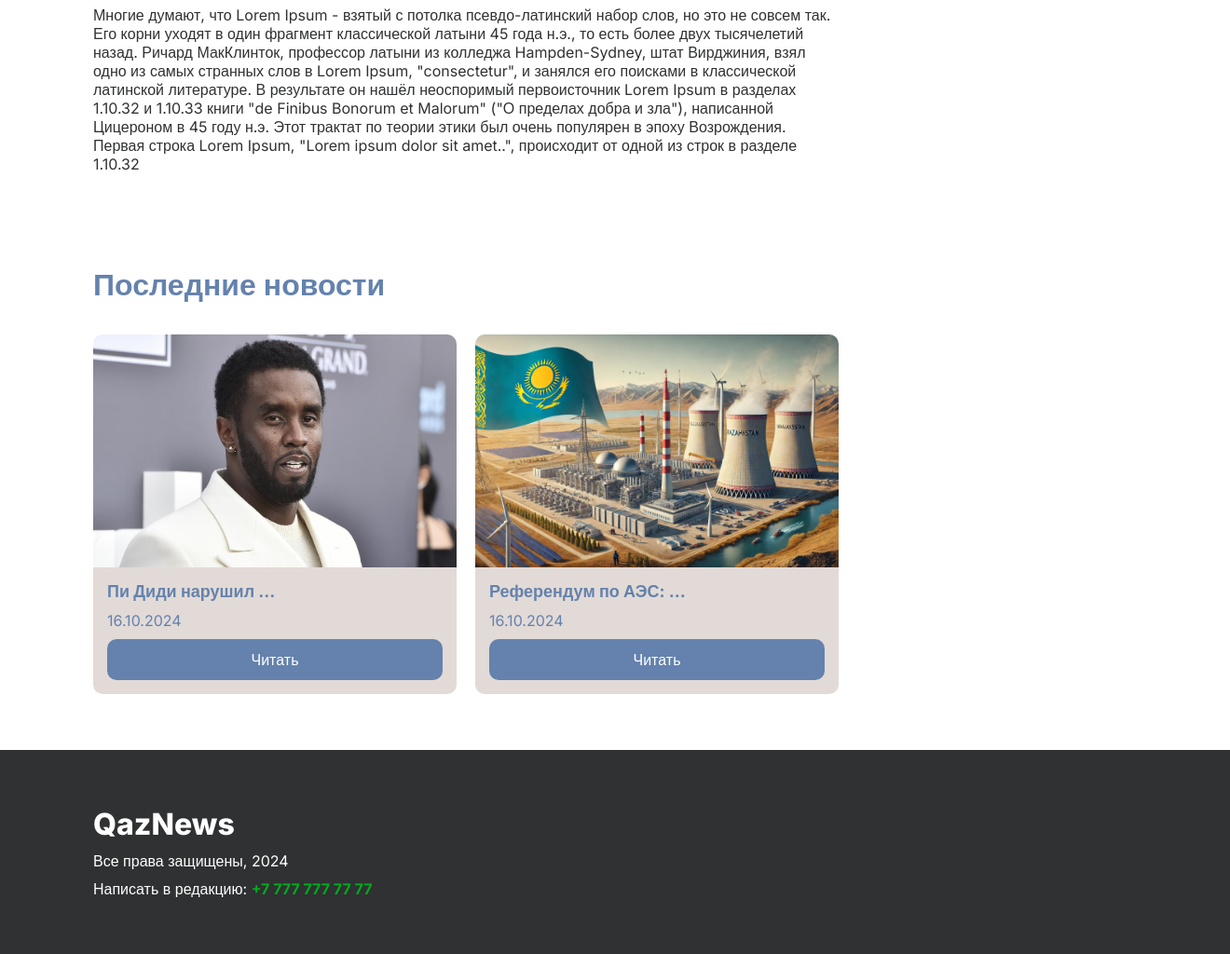
The app's page /news/detail/2/ (lower part), older data.
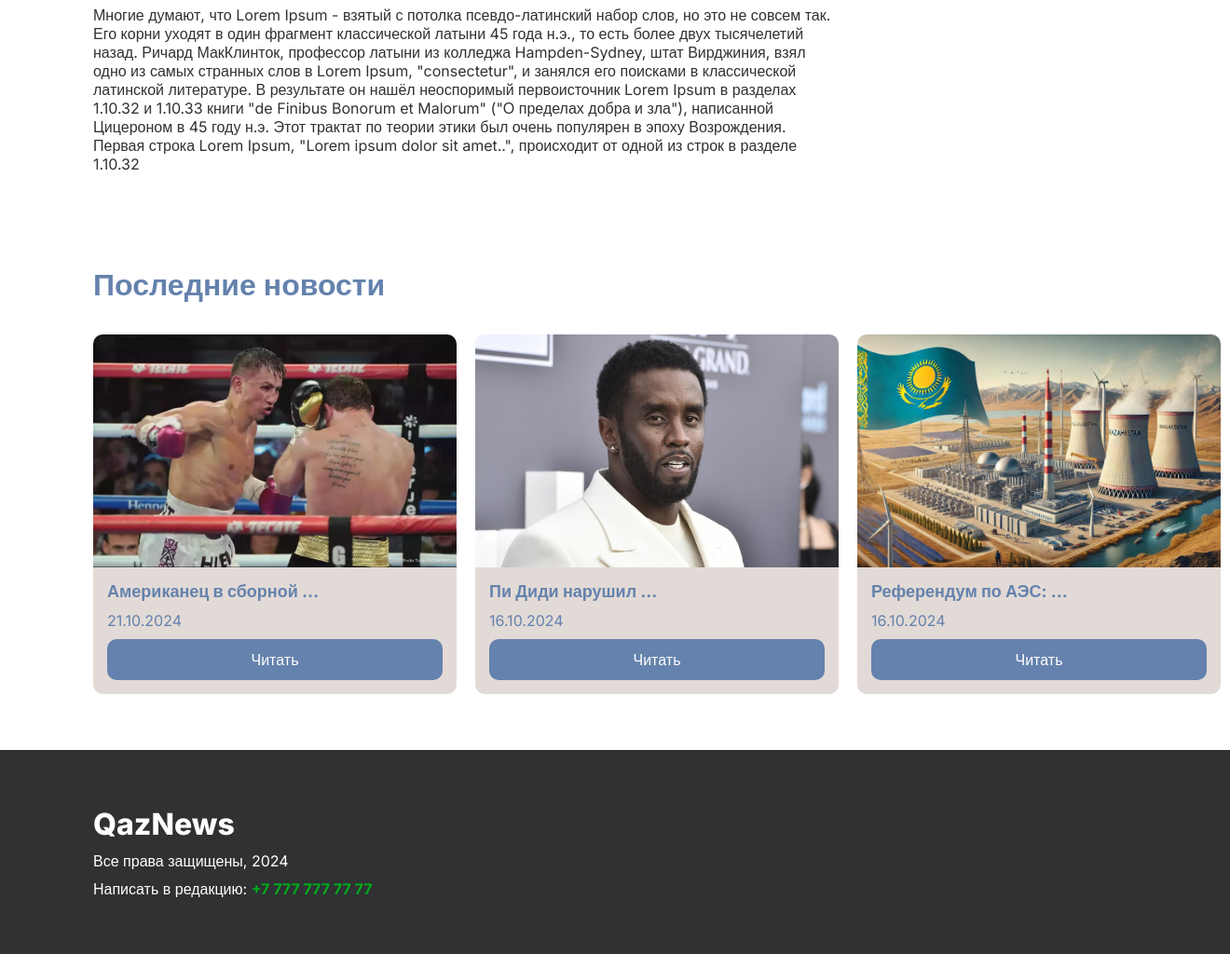
The same page, newer data.
### core_app/models.py (models this page shows, shortened)
class Post(models.Model):
    title = models.CharField("Название поста", max_length=150)
    tag = models.ForeignKey(Tag, on_delete=models.CASCADE, verbose_name="Тег")
    description = models.TextField("Описание поста")
    image = models.ImageField("Фото", upload_to="news/images/")
    created_at = models.DateTimeField("Дата и время публикации", default=datetime.now)
    class Meta:
        verbose_name = "Новость"
        verbose_name_plural = "Новости"

### core_app/views.py (the view)
# urls.py: path('news/detail/<int:pk>/', views.news_detail_page, name='news_detail_page'),
def news_detail_page(request, pk):
    post = get_object_or_404(Post, pk=pk)
    tags = Tag.objects.all()
    last_posts = Post.objects.all().order_by('-created_at')[:3]
    context = {
        'post': post,
        'tags': tags,
        'last_posts': last_posts
    }
    return render(request, "./client/news-detail.html", context)

### core_app/templates/client/news-detail.html (shortened to what this page needs)
{% extends 'base.html' %}
{% load static %}
{% block content %}
<section class="page-block">
    <div class="container page-block__row">
        <div class="page-block__item">
            <p class="dark-text">
               {{ post.description }}
            </p>
        </div>
        <div class="page-block__item">
        </div>
    </div>
</section>
<section class="last-news p-0">
    <div class="container">
        <h3 class="title mb-10">Последние новости</h3>
        <div class="last-news__row">
            {% for p in last_posts %}
            <div class="last-news__card">
                <img src="{{ p.image.url }}" alt="{{ p.title }}" class="last-news__image">
                <div class="last-news-card__body">
                    <h3 class="last-news-card__title">{{ p.title|truncatewords:3 }}</h3>
                    <span class="last-news-card__date">{{ p.created_at|date:"d.m.Y"}}</span>
                    <a href="{% url 'news_detail_page' pk=p.pk %}" class="button is-primary d-block">Читать</a>
                </div>
            </div>
            {% endfor %}
        </div>
    </div>
</section>
{% endblock %}

Row changes from the older to the newer data that the page shows:
added Post: image (picture), title "Американец в сборной …", created_at "21.10.2024"
